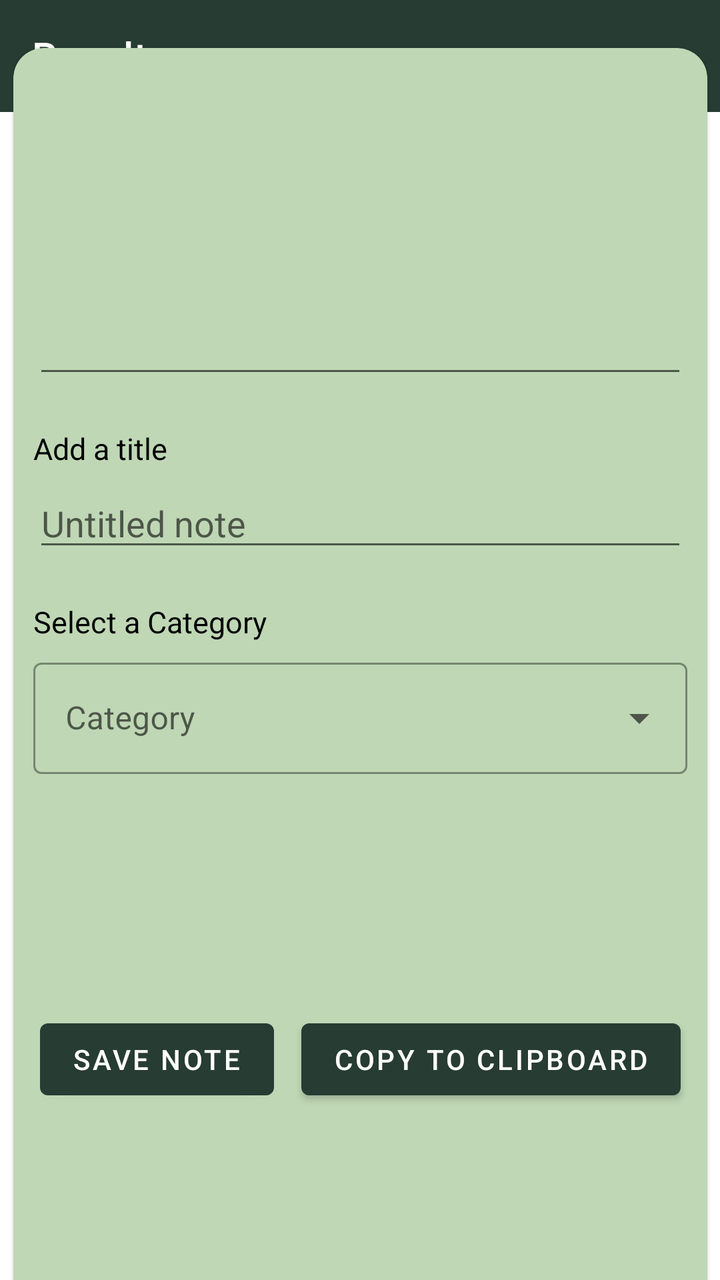
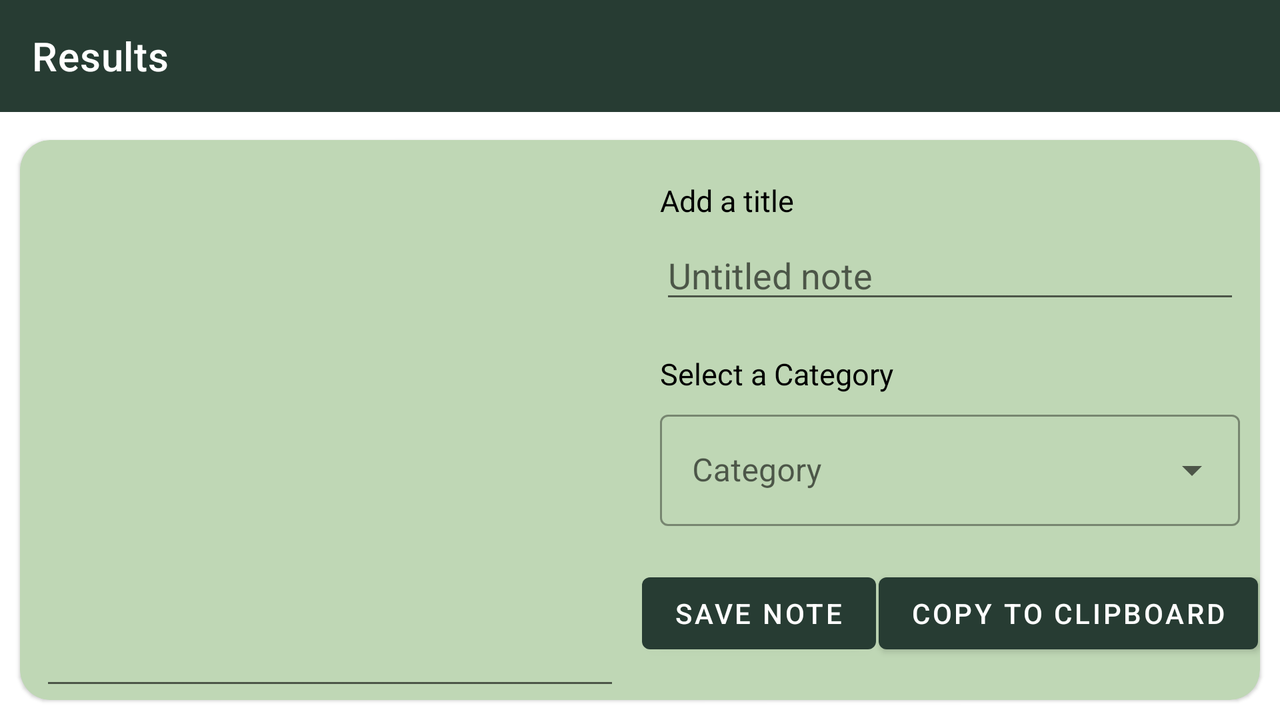

First picture: res/layout/ on a phone held upright. Second picture: the repository's own variant of that layout, on a device whose configuration matches the variant's folder. Source for both follows.
<!-- AndroidManifest.xml: activity theme Theme.ScanR -->
<!-- res/layout/activity_result.xml -->
<?xml version="1.0" encoding="utf-8"?>
<androidx.constraintlayout.widget.ConstraintLayout xmlns:android="http://schemas.android.com/apk/res/android"
    android:layout_width="match_parent"
    android:layout_height="match_parent"
    xmlns:app="http://schemas.android.com/apk/res-auto"
    xmlns:tools="http://schemas.android.com/tools">
    <include layout="@layout/progress_overlay"
        app:layout_constraintTop_toTopOf="parent"
        app:layout_constraintBottom_toBottomOf="parent"
        app:layout_constraintStart_toStartOf="parent"
        app:layout_constraintEnd_toEndOf="parent"/>
    <androidx.coordinatorlayout.widget.CoordinatorLayout
        android:layout_width="match_parent"
        android:layout_height="wrap_content"
        app:layout_constraintTop_toTopOf="parent"
        android:id="@+id/appBarResultsContainer">

        <com.google.android.material.appbar.AppBarLayout
            android:layout_width="match_parent"
            android:layout_height="wrap_content"
            android:background="?attr/colorPrimary">

            <com.google.android.material.appbar.MaterialToolbar
                android:id="@+id/topAppBar"
                android:layout_width="match_parent"
                android:layout_height="?attr/actionBarSize"
                app:title="Results"
                app:navigationIcon="@drawable/ic_baseline_arrow_back_24"
                style="@style/Widget.MaterialComponents.Toolbar.Primary"/>
        </com.google.android.material.appbar.AppBarLayout>
    </androidx.coordinatorlayout.widget.CoordinatorLayout>

    <com.google.android.material.card.MaterialCardView
        android:id="@+id/resultContainerCard"
        android:layout_width="347dp"
        android:layout_height="648dp"
        android:checkable="false"
        android:clickable="false"
        android:elevation="2dp"
        android:focusable="false"
        app:cardBackgroundColor="@color/tea_green"
        app:cardCornerRadius="15dp"
        app:layout_constraintBottom_toBottomOf="parent"
        app:layout_constraintEnd_toEndOf="parent"
        app:layout_constraintStart_toStartOf="parent"
        app:layout_constraintTop_toBottomOf="@id/appBarResultsContainer">

        <androidx.constraintlayout.widget.ConstraintLayout
            android:layout_width="match_parent"
            android:layout_height="match_parent">

            <EditText
                android:id="@+id/result_edittext"
                android:layout_width="fill_parent"
                style="@style/Widget.MaterialComponents.TextInputLayout.OutlinedBox"
                android:layout_height="150dp"
                android:layout_marginStart="10dp"
                android:layout_marginEnd="10dp"
                android:layout_marginTop="20dp"
                android:gravity="top|start"
                android:inputType="textMultiLine"
                android:scrollbarAlwaysDrawVerticalTrack="true"
                android:lines="20"
                android:minLines="4"
                android:scrollHorizontally="false"
                android:scrollbars="vertical"
                app:layout_constraintStart_toStartOf="parent"
                app:layout_constraintEnd_toEndOf="parent"
                app:layout_constraintTop_toTopOf="parent"
                />

            <TextView
                android:id="@+id/addTitle_textview"
                android:layout_width="wrap_content"
                android:layout_height="wrap_content"
                android:layout_marginTop="20dp"
                android:text="Add a title"
                android:layout_marginStart="10dp"
                android:layout_marginEnd="10dp"
                android:textSize="15sp"
                app:layout_constraintStart_toStartOf="parent"
                app:layout_constraintTop_toBottomOf="@id/result_edittext"
                />

            <EditText
                android:id="@+id/name_edittext"
                android:layout_width="match_parent"
                android:layout_height="wrap_content"
                android:layout_marginStart="10dp"
                android:layout_marginEnd="10dp"
                android:layout_marginTop="5dp"
                android:inputType="text"
                android:hint="Untitled note"
                app:layout_constraintStart_toStartOf="parent"
                app:layout_constraintEnd_toEndOf="parent"
                app:layout_constraintTop_toBottomOf="@id/addTitle_textview"
                />

            <TextView
                android:id="@+id/selectCategory_textview"
                android:layout_width="wrap_content"
                android:layout_height="wrap_content"
                android:text="Select a Category"
                android:layout_marginStart="10dp"
                android:layout_marginEnd="10dp"
                android:layout_marginTop="20dp"
                android:textSize="15sp"
                app:layout_constraintStart_toStartOf="parent"
                app:layout_constraintTop_toBottomOf="@id/name_edittext"
                />

            <com.google.android.material.textfield.TextInputLayout
                android:id="@+id/categorySelect"
                style="@style/Widget.MaterialComponents.TextInputLayout.OutlinedBox.ExposedDropdownMenu"
                android:layout_width="match_parent"
                android:layout_height="wrap_content"
                android:hint="Category"
                android:layout_marginStart="10dp"
                android:layout_marginEnd="10dp"
                android:layout_marginTop="5dp"
                app:layout_constraintStart_toStartOf="parent"
                app:layout_constraintEnd_toEndOf="parent"
                app:layout_constraintTop_toBottomOf="@id/selectCategory_textview">

                <AutoCompleteTextView
                    android:layout_width="match_parent"
                    android:layout_height="wrap_content"
                    android:inputType="none" />

            </com.google.android.material.textfield.TextInputLayout>

            <com.google.android.material.button.MaterialButton
                android:layout_width="wrap_content"
                android:layout_height="wrap_content"
                android:id="@+id/saveText_button"
                app:layout_constraintStart_toStartOf="parent"
                app:layout_constraintEnd_toStartOf="@id/copyClipboard_button"
                app:layout_constraintTop_toBottomOf="@id/categorySelect"
                app:layout_constraintBottom_toBottomOf="parent"
                android:text="Save Note"
                />

            <com.google.android.material.button.MaterialButton
                android:layout_width="wrap_content"
                android:layout_height="wrap_content"
                android:id="@+id/copyClipboard_button"
                app:layout_constraintStart_toEndOf="@id/saveText_button"
                app:layout_constraintEnd_toEndOf="parent"
                app:layout_constraintTop_toBottomOf="@id/categorySelect"
                app:layout_constraintBottom_toBottomOf="parent"
                android:text = "Copy to Clipboard"
                />

        </androidx.constraintlayout.widget.ConstraintLayout>


    </com.google.android.material.card.MaterialCardView>

</androidx.constraintlayout.widget.ConstraintLayout>
<!-- res/layout/progress_overlay.xml (included above) -->
<FrameLayout xmlns:android="http://schemas.android.com/apk/res/android"
    xmlns:wheel="http://schemas.android.com/apk/res-auto"
    android:id="@+id/progress_overlay"
    android:layout_width="match_parent"
    android:layout_height="match_parent"
    android:alpha="0.4"
    android:animateLayoutChanges="true"
    android:background="@android:color/black"
    android:clickable="true"
    android:focusable="true"
    android:elevation="7dp"
    android:visibility="gone">

    <com.pnikosis.materialishprogress.ProgressWheel
        android:id="@+id/progress_wheel"
        android:layout_width="80dp"
        android:layout_height="80dp"
        android:clickable="true"
        android:layout_gravity="center"
        wheel:matProg_barColor="#5588FF"
        wheel:matProg_progressIndeterminate="true" />

</FrameLayout>
<!-- resources referenced by this layout -->
<resources>
  <color name="tea_green">#BFD7B5</color>
  <style name="Theme.ScanR" parent="Theme.MaterialComponents.DayNight.NoActionBar">
          
          <item name="colorPrimary">@color/kombu_green</item>
          <item name="colorPrimaryVariant">@color/tea_green</item>
          <item name="colorOnPrimary">@color/white</item>
          <item name="android:textColor">?attr/colorOnSecondary</item>
  
          
          <item name="colorSecondary">@color/opal</item>
          <item name="colorSecondaryVariant">@color/pale_spring_bud</item>
          <item name="colorOnSecondary">@color/black</item>
          
          <item name="android:statusBarColor" tools:targetApi="l">?attr/colorPrimary</item>
  
          
          <item name="android:windowLightStatusBar" tools:targetApi="23">false</item>
      </style>
  <color name="kombu_green">#273C33</color>
  <color name="white">#FFFFFFFF</color>
  <color name="opal">#A3C4BC</color>
  <color name="pale_spring_bud">#E7EFC5</color>
  <color name="black">#FF000000</color>
</resources>
<!-- res/layout-land/activity_result.xml (the repository's variant of the layout above) -->
<!-- drawn on the phone turned sideways -->
<?xml version="1.0" encoding="utf-8"?>
<androidx.constraintlayout.widget.ConstraintLayout xmlns:android="http://schemas.android.com/apk/res/android"
    android:layout_width="match_parent"
    android:layout_height="match_parent"
    xmlns:app="http://schemas.android.com/apk/res-auto"
    xmlns:tools="http://schemas.android.com/tools">
    <include layout="@layout/progress_overlay"
        app:layout_constraintTop_toTopOf="parent"
        app:layout_constraintBottom_toBottomOf="parent"
        app:layout_constraintStart_toStartOf="parent"
        app:layout_constraintEnd_toEndOf="parent"/>
    <androidx.coordinatorlayout.widget.CoordinatorLayout
        android:layout_width="match_parent"
        android:layout_height="wrap_content"
        app:layout_constraintTop_toTopOf="parent"
        android:id="@+id/appBarResultsContainer">

        <com.google.android.material.appbar.AppBarLayout
            android:layout_width="match_parent"
            android:layout_height="wrap_content"
            android:background="?attr/colorPrimary">

            <com.google.android.material.appbar.MaterialToolbar
                android:id="@+id/topAppBar"
                android:layout_width="match_parent"
                android:layout_height="?attr/actionBarSize"
                app:title="Results"
                app:navigationIcon="@drawable/ic_baseline_arrow_back_24"
                style="@style/Widget.MaterialComponents.Toolbar.Primary"/>
        </com.google.android.material.appbar.AppBarLayout>
    </androidx.coordinatorlayout.widget.CoordinatorLayout>

    <com.google.android.material.card.MaterialCardView
        android:id="@+id/resultContainerCard"
        android:layout_width="match_parent"
        android:layout_height="match_parent"
        android:layout_marginStart="10dp"
        android:layout_marginEnd="10dp"
        android:layout_marginBottom="10dp"
        android:layout_marginTop="70dp"
        android:checkable="false"
        app:cardBackgroundColor="@color/tea_green"
        android:clickable="false"
        android:elevation="2dp"
        android:focusable="false"
        app:cardCornerRadius="15dp"
        app:layout_constraintBottom_toBottomOf="parent"
        app:layout_constraintEnd_toEndOf="parent"
        app:layout_constraintStart_toStartOf="parent"
        app:layout_constraintTop_toBottomOf="@id/appBarResultsContainer">

        <LinearLayout
            android:layout_width="match_parent"
            android:layout_height="match_parent"
            android:orientation="horizontal"
            android:layout_gravity="center">

            <EditText
                android:id="@+id/result_edittext"
                style="@style/Widget.MaterialComponents.TextInputLayout.FilledBox.Dense"
                android:layout_width="match_parent"
                android:layout_height="match_parent"
                android:layout_marginStart="10dp"
                android:layout_marginTop="20dp"
                android:layout_marginEnd="10dp"
                android:gravity="top|start"
                android:inputType="textMultiLine"
                android:lines="20"
                android:minLines="4"
                android:layout_weight="1"
                android:scrollbars="vertical"
                android:scrollHorizontally="false" />

            <androidx.constraintlayout.widget.ConstraintLayout
                android:layout_weight="1"
                android:layout_width="match_parent"
                android:layout_height="match_parent"
                android:layout_gravity="center">
                <TextView
                    android:id="@+id/addTitle_textview"
                    android:layout_width="wrap_content"
                    android:layout_height="wrap_content"
                    android:layout_marginTop="20dp"
                    android:text="Add a title"
                    android:layout_marginStart="10dp"
                    android:layout_marginEnd="10dp"
                    android:textSize="15sp"
                    app:layout_constraintStart_toStartOf="parent"
                    app:layout_constraintTop_toTopOf="parent"
                    />

                <EditText
                    android:id="@+id/name_edittext"
                    android:layout_width="match_parent"
                    android:layout_height="wrap_content"
                    android:layout_marginStart="10dp"
                    android:layout_marginEnd="10dp"
                    android:layout_marginTop="5dp"
                    android:inputType="text"
                    android:hint="Untitled note"
                    app:layout_constraintStart_toStartOf="parent"
                    app:layout_constraintEnd_toEndOf="parent"
                    app:layout_constraintTop_toBottomOf="@id/addTitle_textview"
                    />

                <TextView
                    android:id="@+id/selectCategory_textview"
                    android:layout_width="wrap_content"
                    android:layout_height="wrap_content"
                    android:text="Select a Category"
                    android:layout_marginStart="10dp"
                    android:layout_marginEnd="10dp"
                    android:layout_marginTop="20dp"
                    android:textSize="15sp"
                    app:layout_constraintStart_toStartOf="parent"
                    app:layout_constraintTop_toBottomOf="@id/name_edittext"
                    />

                <com.google.android.material.textfield.TextInputLayout
                    android:id="@+id/categorySelect"
                    style="@style/Widget.MaterialComponents.TextInputLayout.OutlinedBox.ExposedDropdownMenu"
                    android:layout_width="match_parent"
                    android:layout_height="wrap_content"
                    android:hint="Category"
                    android:layout_marginStart="10dp"
                    android:layout_marginEnd="10dp"
                    android:layout_marginTop="5dp"
                    app:layout_constraintStart_toStartOf="parent"
                    app:layout_constraintEnd_toEndOf="parent"
                    app:layout_constraintTop_toBottomOf="@id/selectCategory_textview">

                    <AutoCompleteTextView
                        android:layout_width="match_parent"
                        android:layout_height="wrap_content"
                        android:inputType="none" />

                </com.google.android.material.textfield.TextInputLayout>

                <com.google.android.material.button.MaterialButton
                    android:layout_width="wrap_content"
                    android:layout_height="wrap_content"
                    android:id="@+id/saveText_button"
                    app:layout_constraintStart_toStartOf="parent"
                    app:layout_constraintEnd_toStartOf="@id/copyClipboard_button"
                    app:layout_constraintTop_toBottomOf="@id/categorySelect"
                    app:layout_constraintBottom_toBottomOf="parent"
                    android:text="Save Note"
                    />

                <com.google.android.material.button.MaterialButton
                    android:layout_width="wrap_content"
                    android:layout_height="wrap_content"
                    android:id="@+id/copyClipboard_button"
                    app:layout_constraintStart_toEndOf="@id/saveText_button"
                    app:layout_constraintEnd_toEndOf="parent"
                    app:layout_constraintTop_toBottomOf="@id/categorySelect"
                    app:layout_constraintBottom_toBottomOf="parent"
                    android:text = "Copy to Clipboard"
                    />

            </androidx.constraintlayout.widget.ConstraintLayout>
        </LinearLayout>

    </com.google.android.material.card.MaterialCardView>

</androidx.constraintlayout.widget.ConstraintLayout>
